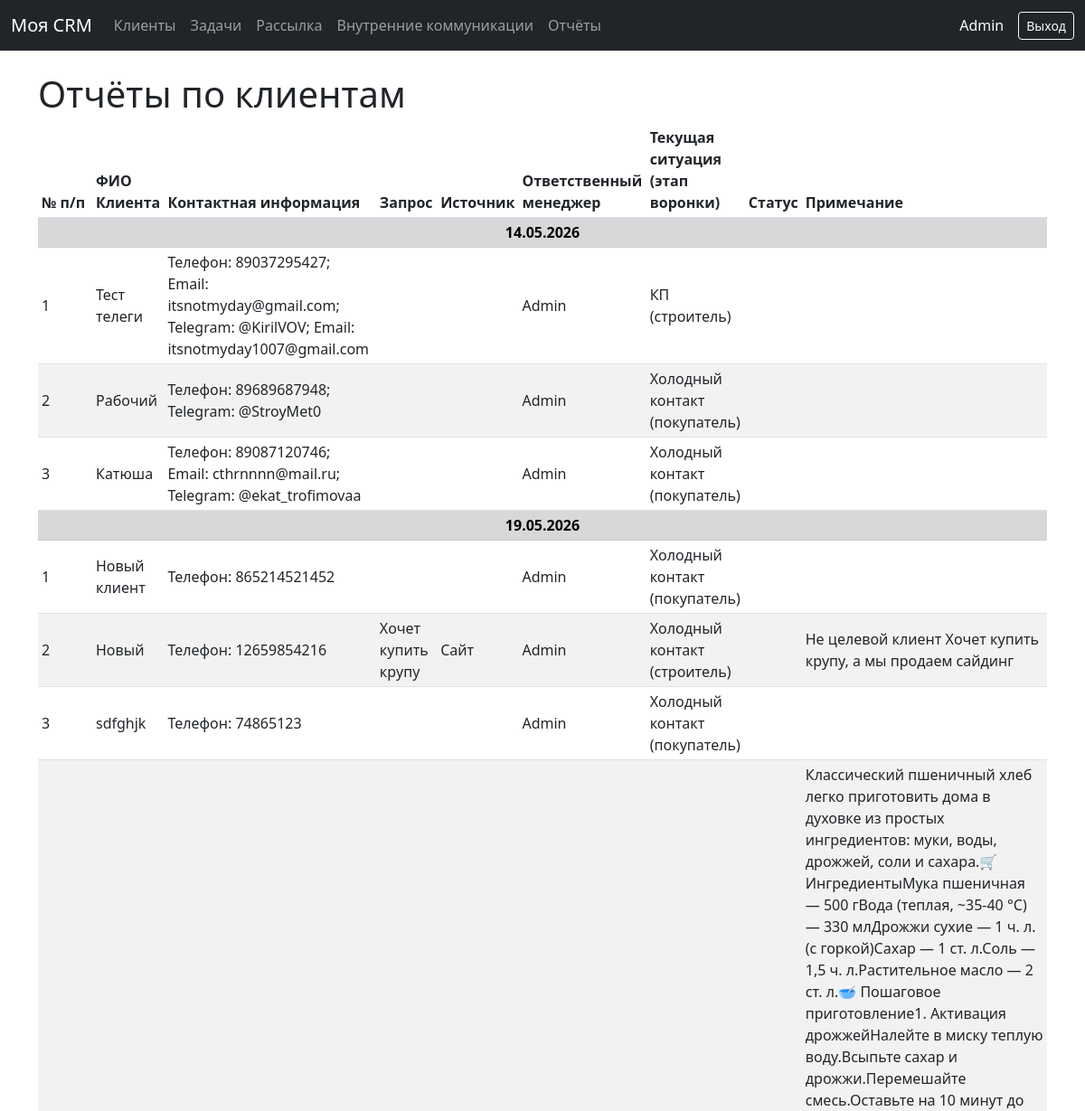
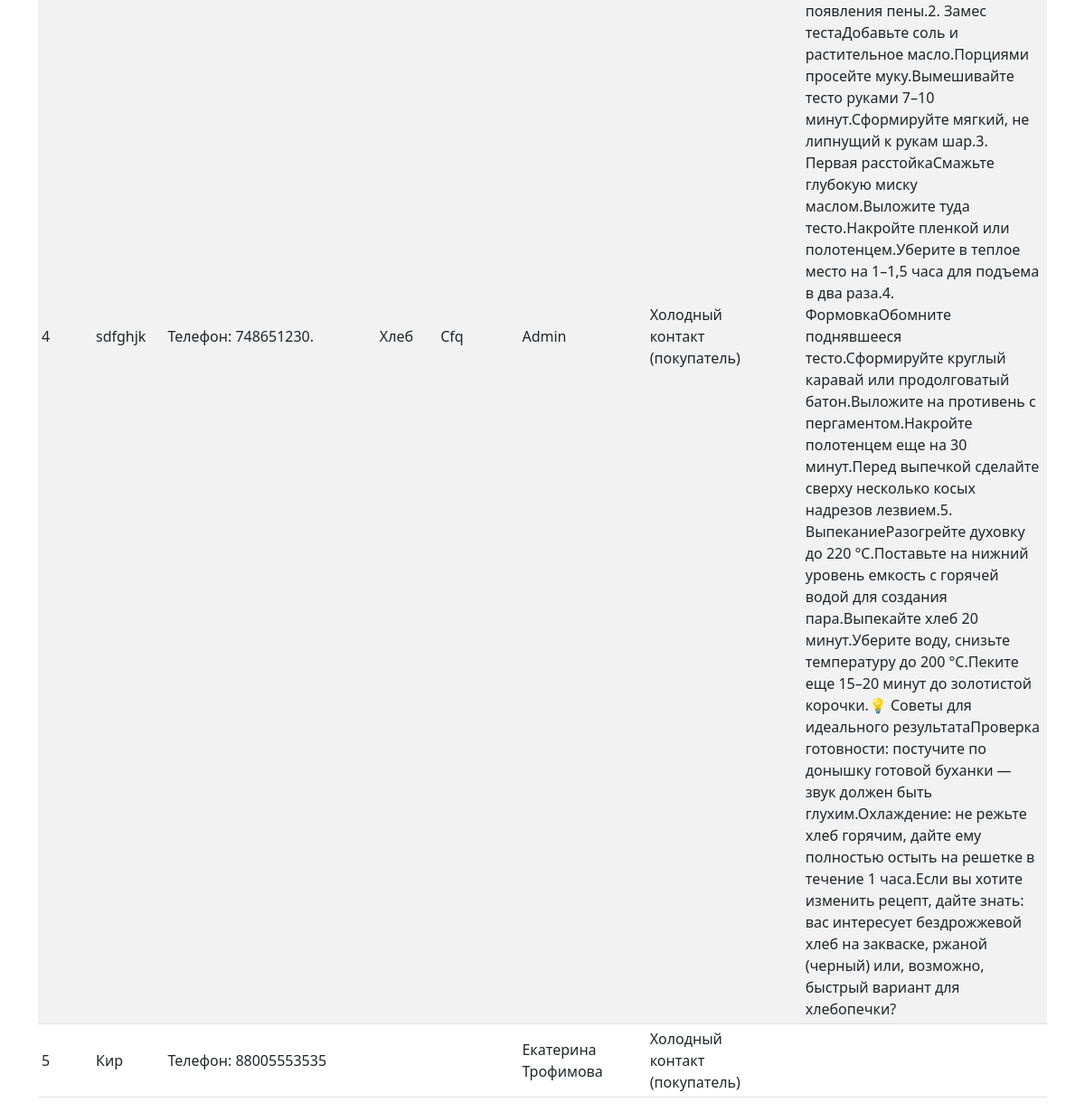
The app's page /reports/ (signed in) with its own data (2 pictures, top to bottom).
### crm/models.py (models this page shows, shortened)
class Client(models.Model):
    CONTACT_TYPE_CHOICES = [
        ('PHONE', 'Телефон'),
        ('EMAIL', 'Email'),
        ('TELEGRAM', 'Telegram'),
        ('WHATSAPP', 'WhatsApp'),
    ]
    CLIENT_TYPE_CHOICES = [
        ('BUYER', 'Покупатель'),
        ('BUILDER', 'Строитель'),
    ]
    PIPELINE_STAGE_CHOICES = [
        ('B_COLD', 'Холодный контакт (покупатель)'),
        ('B_NEEDS', 'Выявление потребности (покупатель)'),
        ('B_OFFER', 'Предложение (покупатель)'),
        ('B_PAYMENT', 'Оплата (покупатель)'),
        ('B_DELIVERY', 'Исполнение (покупатель)'),
        ('BU_COLD', 'Холодный контакт (строитель)'),
        ('BU_CONTACT', 'Контакт (строитель)'),
        ('BU_TASKS', 'Выявление задач (строитель)'),
        ('BU_KP', 'КП (строитель)'),
        ('BU_FIRST_CONTRACT', 'Первый договор (строитель)'),
        ('BU_SUPPORT', 'Сопровождение и удержание (строитель)'),
    ]
    full_name = models.CharField("ФИО", max_length=255)
    phone = models.CharField("Телефон", max_length=50)
    email = models.EmailField("Email", max_length=255, blank=True, null=True)
    telegram = models.CharField("Telegram", max_length=100, blank=True, null=True)
    whatsapp = models.CharField("WhatsApp", max_length=100, blank=True, null=True)
    responsible = models.ForeignKey(
        User,
        verbose_name="Ответственный менеджер",
        on_delete=models.SET_NULL,
        null=True,
        blank=True,
        related_name='clients'
    )
    client_type = models.CharField(
        "Тип клиента",
        max_length=20,
        choices=CLIENT_TYPE_CHOICES,
        default='BUYER',
    )
    pipeline_stage = models.CharField(
        "Этап воронки",
        max_length=30,
        choices=PIPELINE_STAGE_CHOICES,
        blank=True,
        null=True,
    )
    preferred_contact = models.CharField(
        "Приоритетный тип связи",
        max_length=20,
        choices=CONTACT_TYPE_CHOICES,
        blank=True,
        null=True,
    )
    source = models.CharField(
        "Источник",
        max_length=255,
        blank=True,
        null=True,
        help_text="Откуда пришёл клиент (реклама, рекомендация и т.п.)",
    )
    request_text = models.CharField(
        "Запрос",
        max_length=500,
        blank=True,
        null=True,
        help_text="Краткий запрос клиента",
    )
    first_note = models.TextField(
        "Примечание при создании",
        blank=True,
        null=True,
        help_text="Подробное примечание при создании клиента",
    )
    created_at = models.DateTimeField("Создан", auto_now_add=True)
    updated_at = models.DateTimeField("Обновлён", auto_now=True)

### crm/views.py (the view)
# urls.py: path('reports/', views.reports, name='reports'),
@login_required
def reports(request):
    if not request.user.is_superuser:
        messages.error(request, "У вас нет доступа к отчётам.")
        return redirect('crm:dashboard')
    clients = (
        Client.objects
        .select_related('responsible')
        .prefetch_related('extra_contacts')
        .order_by('created_at', 'id')
    )
    pipeline_labels = dict(Client.PIPELINE_STAGE_CHOICES)
    report_rows = []
    for client in clients:
        date = client.created_at.date()
        contact_parts = []
        if client.phone:
            contact_parts.append(f"Телефон: {client.phone}")
        if client.email:
            contact_parts.append(f"Email: {client.email}")
        if client.telegram:
            contact_parts.append(f"Telegram: {client.telegram}")
        if client.whatsapp:
            contact_parts.append(f"WhatsApp: {client.whatsapp}")
        for ec in client.extra_contacts.all():
            label = dict(ClientContact.CONTACT_TYPE_CHOICES).get(ec.contact_type, ec.contact_type)
            if ec.comment:
                contact_parts.append(f"{label}: {ec.value} ({ec.comment})")
            else:
                contact_parts.append(f"{label}: {ec.value}")
        contact_info = "; ".join(contact_parts) if contact_parts else "—"
        if client.responsible:
            manager_name = client.responsible.get_full_name().strip() or client.responsible.username
        else:
            manager_name = "Не назначен"
        pipeline_stage_label = pipeline_labels.get(client.pipeline_stage, "не задан")
        report_rows.append({
            "date": date,
            "client": client,
            "full_name": client.full_name,
            "contact_info": contact_info,
            "manager_name": manager_name,
            "pipeline_stage_label": pipeline_stage_label,
            "request": client.request_text or "",
            "source": client.source or "",
            "status": "",  # пока пусто
            "note": client.first_note or "",
        })
    context = {
        "rows": report_rows,
    }
    return render(request, 'crm/reports.html', context)

### crm/templates/crm/reports.html (shortened to what this page needs)
{% extends "crm/base.html" %}
{% block content %}
<h1>Отчёты по клиентам</h1>
{% if rows %}
  <table class="table table-striped table-sm align-middle">
    <thead>
      <tr>
        <th style="width: 60px;">№ п/п</th>
        <th>ФИО Клиента</th>
        <th>Контактная информация</th>
        <th>Запрос</th>
        <th>Источник</th>
        <th>Ответственный менеджер</th>
        <th>Текущая ситуация (этап воронки)</th>
        <th>Статус</th>
        <th>Примечание</th>
      </tr>
    </thead>
    <tbody>
      {% regroup rows by date as date_list %}
      {% for day in date_list %}
        <tr class="table-secondary">
          <td colspan="9" class="text-center">
            <strong>{{ day.grouper|date:"d.m.Y" }}</strong>
          </td>
        </tr>
        {% for row in day.list %}
          <tr>
            <td>{{ forloop.counter }}</td>
            <td>{{ row.full_name }}</td>
            <td>{{ row.contact_info }}</td>
            <td>{{ row.request }}</td>
            <td>{{ row.source }}</td>
            <td>{{ row.manager_name }}</td>
            <td>{{ row.pipeline_stage_label }}</td>
            <td>{{ row.status }}</td>
            <td>{{ row.note }}</td>
          </tr>
        {% endfor %}
      {% endfor %}
    </tbody>
  </table>
{% else %}
  <p>Пока нет данных для отчёта.</p>
{% endif %}
{% endblock %}

### crm/templates/crm/base.html (shortened to what this page needs)
<!DOCTYPE html>
<html lang="ru">
<head>
    <link href="https://cdn.jsdelivr.net/npm/bootstrap@5.3.0/dist/css/bootstrap.min.css" rel="stylesheet">
</head>
<body>
<nav class="navbar navbar-expand-lg navbar-dark bg-dark mb-4">
  <div class="container-fluid">
    <a class="navbar-brand" href="{% url 'crm:dashboard' %}">Моя CRM</a>
    <div class="collapse navbar-collapse" id="navbarSupportedContent">
      <ul class="navbar-nav me-auto mb-2 mb-lg-0">
        <li class="nav-item">
          <a class="nav-link" href="{% url 'crm:client_list' %}">Клиенты</a>
        </li>
        <li class="nav-item">
          <a class="nav-link" href="{% url 'crm:task_list' %}">Задачи</a>
        </li>
        <li class="nav-item">
          <a class="nav-link" href="{% url 'crm:bulk_mail' %}">Рассылка</a>
        </li>
		<li class="nav-item">
			<a class="nav-link" href="{% url 'crm:internal_messages' %}">Внутренние коммуникации</a>
		</li>
        {% if user.is_superuser %}
        <li class="nav-item">
          <a class="nav-link" href="{% url 'crm:reports' %}">Отчёты</a>
        </li>
        {% endif %}
      </ul>
      <span class="navbar-text text-light me-3">
        {% if user.is_authenticated %}
          {{ user.username }}
        {% endif %}
      </span>
      {% if user.is_authenticated %}
        <form method="post" action="{% url 'logout' %}" style="display:inline;">
          <button type="submit" class="btn btn-outline-light btn-sm">Выход</button>
        </form>
      {% else %}
        <a class="btn btn-outline-light btn-sm" href="{% url 'login' %}">Вход</a>
      {% endif %}
    </div>
  </div>
</nav>
<div class="container">
    {% block content %}{% endblock %}
</div>
</body>
</html>

### records on screen
Client: full_name "Тест телеги", contact_info "Телефон: 89037295427; Email: itsnotmyday@gmail.com; Telegram: @KirilVOV; Email: itsnotmyday1007@gmail.com", manager_name "Admin", pipeline_stage_label "КП (строитель)"
Client: full_name "Рабочий", contact_info "Телефон: 89689687948; Telegram: @StroyMet0", manager_name "Admin", pipeline_stage_label "Холодный контакт (покупатель)"
Client: full_name "Катюша", contact_info "Телефон: 89087120746; Email: cthrnnnn@mail.ru; Telegram: @ekat_trofimovaa", manager_name "Admin", pipeline_stage_label "Холодный контакт (покупатель)"
Client: full_name "Новый клиент", contact_info "Телефон: 865214521452", manager_name "Admin", pipeline_stage_label "Холодный контакт (покупатель)"
Client: full_name "Новый", contact_info "Телефон: 12659854216", request "Хочет купить крупу", source "Сайт", manager_name "Admin", pipeline_stage_label "Холодный контакт (строитель)", note "Не целевой клиент Хочет купить крупу, а мы продаем сайдинг"
Client: full_name "sdfghjk", contact_info "Телефон: 74865123", manager_name "Admin", pipeline_stage_label "Холодный контакт (покупатель)"
Client: full_name "sdfghjk", contact_info "Телефон: 748651230.", request "Хлеб", source "Cfq", manager_name "Admin", pipeline_stage_label "Холодный контакт (покупатель)", note "Классический пшеничный хлеб легко приготовить дома в духовке из простых ингредиентов: муки, воды, дрожжей, соли и сахара.🛒 ИнгредиентыМука пшеничная — 500 гВода (теплая, ~35-40 °C) — 330 млДрожжи сухие — 1 ч. л. (с горкой)Сахар — 1 ст. л.Соль — 1,5 ч. л.Растительное масло — 2 ст. л.🥣 Пошаговое приготовление1. Активация дрожжейНалейте в миску теплую воду.Всыпьте сахар и дрожжи.Перемешайте смесь.Оставьте на 10 минут до появления пены.2. Замес тестаДобавьте соль и растительное масло.Порциями просейте муку.Вымешивайте тесто руками 7–10 минут.Сформируйте мягкий, не липнущий к рукам шар.3. Первая расстойкаСмажьте глубокую миску маслом.Выложите туда тесто.Накройте пленкой или полотенцем.Уберите в…"
Client: full_name "Кир", contact_info "Телефон: 88005553535", manager_name "Екатерина Трофимова", pipeline_stage_label "Холодный контакт (покупатель)"

### other values on screen
{{ user.username }} "Admin"
{{ day.grouper|date:"d.m.Y" }} "14.05.2026" "19.05.2026"
